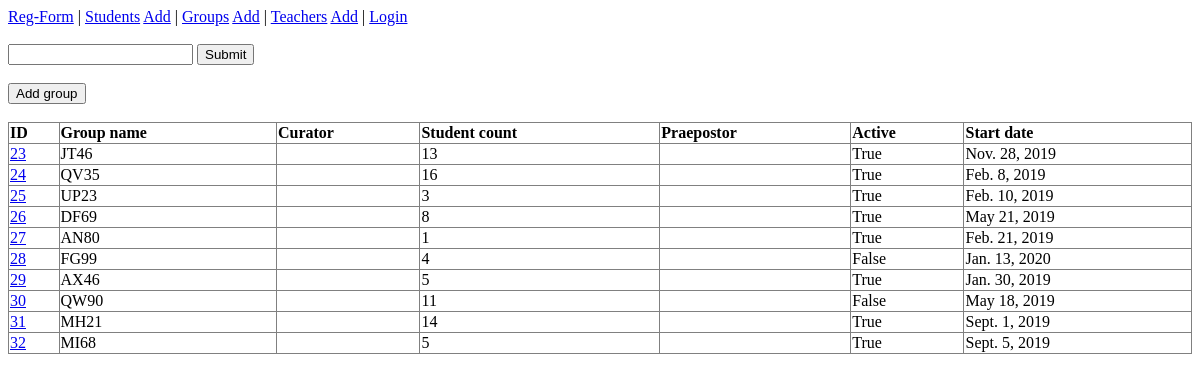
The app's page /students/groups/, older data.
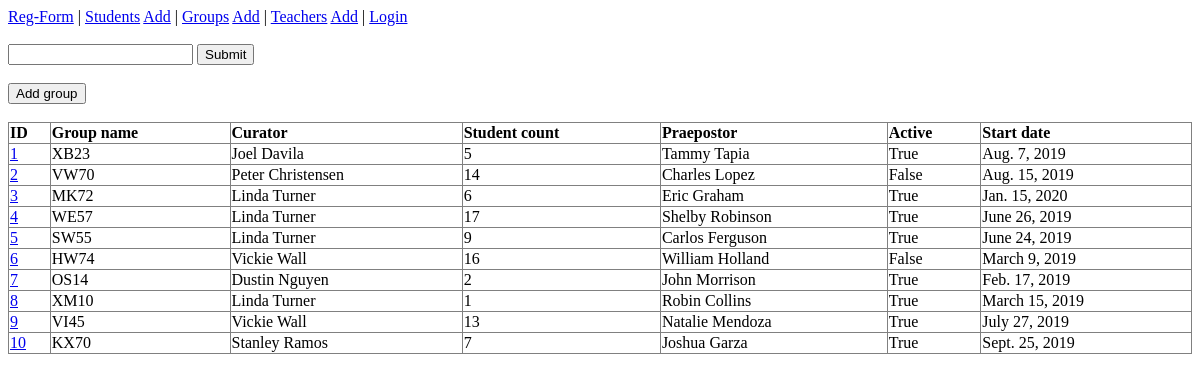
The same page, newer data.
### students/models.py (models this page shows, shortened)
class Group(models.Model):
    group_name = models.CharField(max_length=50)
    start_date = models.DateField()
    students_count = models.IntegerField(default=0)
    is_active = models.BooleanField(default=False)
    praepostor = models.ForeignKey(Student,
                                   related_name='head_of_group',
                                   null=True, blank=True,
                                   on_delete=models.CASCADE)
    curator = models.ForeignKey(Teacher,
                                null=True, blank=True,
                                on_delete=models.CASCADE)

class Student(models.Model):
    first_name = models.CharField(max_length=25)
    last_name = models.CharField(max_length=25)
    birth_date = models.DateField(default='01/01/1980')
    email = models.EmailField(unique=True)
    telephone = models.CharField(unique=True, max_length=25)
    address = models.CharField(max_length=255, null=True, blank=True)
    group = models.ForeignKey('students.Group',
                              null=True, blank=True,
                              on_delete=models.CASCADE)
    username = models.CharField(unique=True, max_length=25, default='')
    password = models.CharField(max_length=25, default='111111')
    is_enabled = models.BooleanField(default=False)

### teachers/models.py (models this page shows, shortened)
class Teacher(models.Model):
    first_name = models.CharField(max_length=25)
    last_name = models.CharField(max_length=25)
    birth_date = models.DateField()
    email = models.EmailField(unique=True)
    telephone = models.CharField(unique=True, max_length=25)
    address = models.CharField(max_length=255, null=True, blank=True)

### students/views.py (the view)
# urls.py: path('groups/', groups, name='groups'),
def groups(request):
    queryset = Group.objects.all().select_related('praepostor', 'curator')
    g_name = request.GET.get('g_name')
    if g_name:
        queryset = queryset.filter(group_name__contains=g_name)
    return render(request,
                  'groups_list.html',
                  context={'groups': queryset})

### students/templates/groups_list.html (shortened to what this page needs)
{% extends 'base.html' %}
{% block content%}
<form action="{% url 'groups' %}" method="get">
    <input name="g_name">
    <input name="submit" type="submit">
</form>
<br>
<button onclick="document.location='{% url 'groups-add' %}'">Add group</button>
<br><br>
<table>
  <tr>
    <th>ID</th>
    <th>Group name</th>
    <th>Curator</th>
    <th>Student count</th>
    <th>Praepostor</th>
    <th>Active</th>
    <th>Start date</th>
  </tr>
{% for group in groups %}
    <tr>
        <td><a href="{% url 'groups-edit' group.id %}">{{ group.id }}</a></td>
        <td>{{ group.group_name}}</td>
        <td>{{ group.curator.first_name }} {{group.curator.last_name}}</td>
        <td>{{ group.students_count }}</td>
        <td>{{ group.praepostor.first_name }} {{group.praepostor.last_name}}</td>
        <td>{{ group.is_active }}</td>
        <td>{{ group.start_date }}</td>
    </tr>
    {% endfor %}
</table>
{% endblock content%}

Row changes from the older to the newer data that the page shows:
removed Group: id "23", group_name "JT46", students_count "13", is_active "True", start_date "Nov. 28, 2019"
removed Group: id "24", group_name "QV35", students_count "16", is_active "True", start_date "Feb. 8, 2019"
removed Group: id "25", group_name "UP23", students_count "3", is_active "True", start_date "Feb. 10, 2019"
removed Group: id "26", group_name "DF69", students_count "8", is_active "True", start_date "May 21, 2019"
removed Group: id "27", group_name "AN80", students_count "1", is_active "True", start_date "Feb. 21, 2019"
removed Group: id "28", group_name "FG99", students_count "4", is_active "False", start_date "Jan. 13, 2020"
removed Group: id "29", group_name "AX46", students_count "5", is_active "True", start_date "Jan. 30, 2019"
removed Group: id "30", group_name "QW90", students_count "11", is_active "False", start_date "May 18, 2019"
removed Group: id "31", group_name "MH21", students_count "14", is_active "True", start_date "Sept. 1, 2019"
removed Group: id "32", group_name "MI68", students_count "5", is_active "True", start_date "Sept. 5, 2019"
added Group: id "1", group_name "XB23", curator.first_name "Joel", curator.last_name "Davila", students_count "5", praepostor.first_name "Tammy", praepostor.last_name "Tapia", is_active "True", start_date "Aug. 7, 2019"
added Group: id "2", group_name "VW70", curator.first_name "Peter", curator.last_name "Christensen", students_count "14", praepostor.first_name "Charles", praepostor.last_name "Lopez", is_active "False", start_date "Aug. 15, 2019"
added Group: id "3", group_name "MK72", curator.first_name "Linda", curator.last_name "Turner", students_count "6", praepostor.first_name "Eric", praepostor.last_name "Graham", is_active "True", start_date "Jan. 15, 2020"
added Group: id "4", group_name "WE57", curator.first_name "Linda", curator.last_name "Turner", students_count "17", praepostor.first_name "Shelby", praepostor.last_name "Robinson", is_active "True", start_date "June 26, 2019"
added Group: id "5", group_name "SW55", curator.first_name "Linda", curator.last_name "Turner", students_count "9", praepostor.first_name "Carlos", praepostor.last_name "Ferguson", is_active "True", start_date "June 24, 2019"
added Group: id "6", group_name "HW74", curator.first_name "Vickie", curator.last_name "Wall", students_count "16", praepostor.first_name "William", praepostor.last_name "Holland", is_active "False", start_date "March 9, 2019"
added Group: id "7", group_name "OS14", curator.first_name "Dustin", curator.last_name "Nguyen", students_count "2", praepostor.first_name "John", praepostor.last_name "Morrison", is_active "True", start_date "Feb. 17, 2019"
added Group: id "8", group_name "XM10", curator.first_name "Linda", curator.last_name "Turner", students_count "1", praepostor.first_name "Robin", praepostor.last_name "Collins", is_active "True", start_date "March 15, 2019"
added Group: id "9", group_name "VI45", curator.first_name "Vickie", curator.last_name "Wall", students_count "13", praepostor.first_name "Natalie", praepostor.last_name "Mendoza", is_active "True", start_date "July 27, 2019"
added Group: id "10", group_name "KX70", curator.first_name "Stanley", curator.last_name "Ramos", students_count "7", praepostor.first_name "Joshua", praepostor.last_name "Garza", is_active "True", start_date "Sept. 25, 2019"
